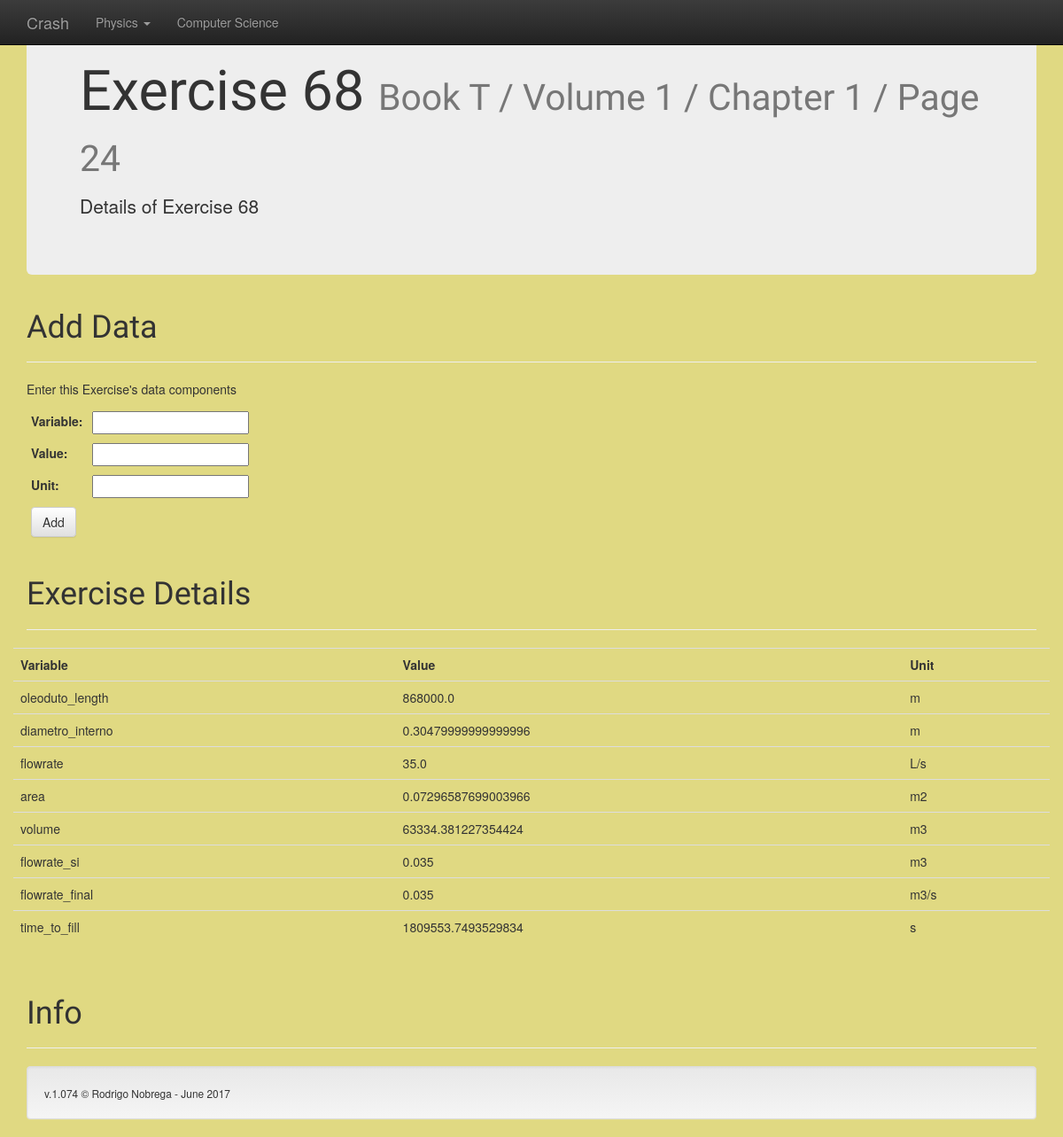
The page /Crash/exercise/2 on the database as committed earlier.
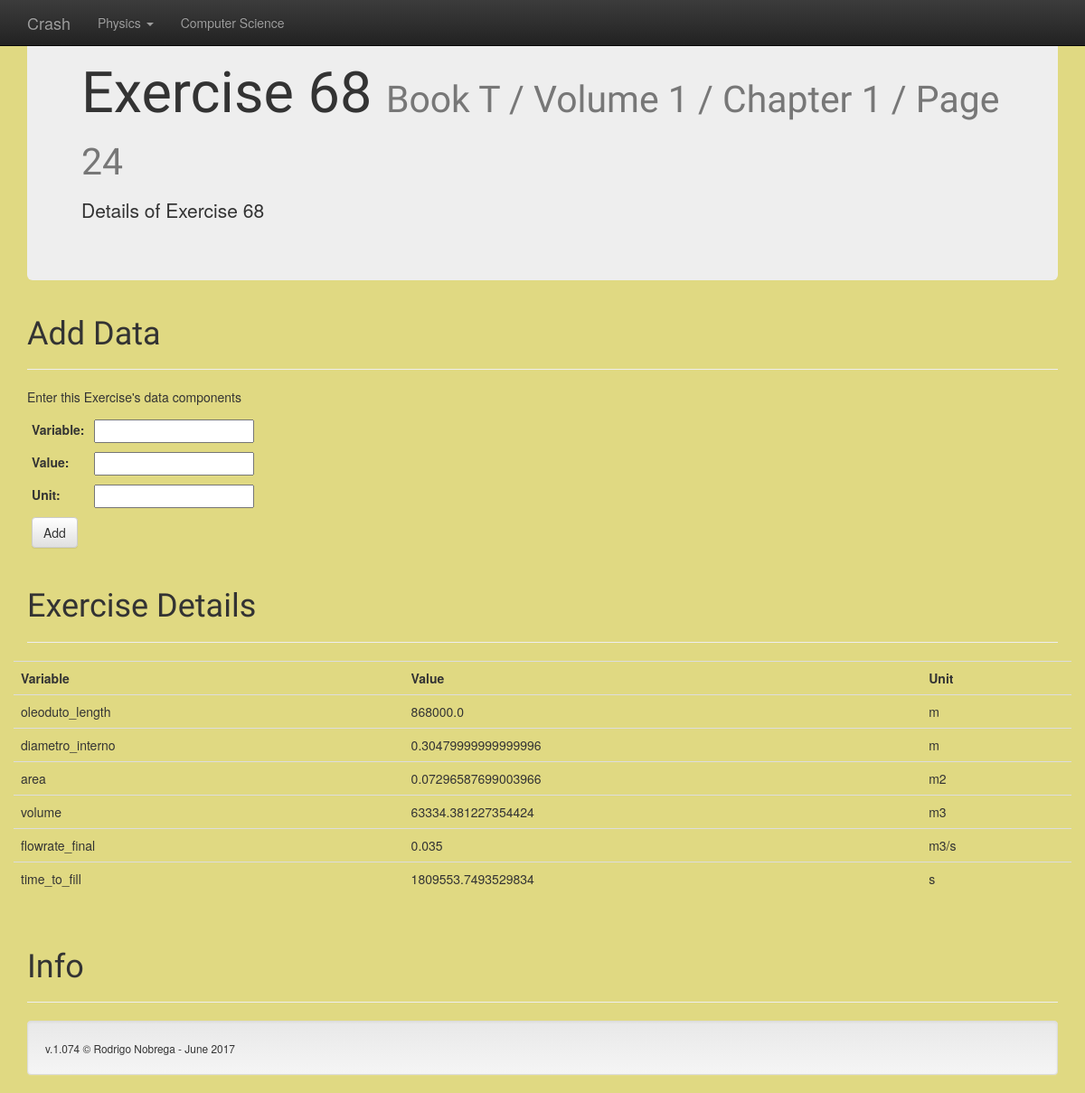
The same page on the database as committed later.
### Physics/models.py (models this page shows)
class HTData(models.Model):
    container = models.ForeignKey(HTExercise, db_index=True)
    variable = models.CharField(max_length=240, db_index=True)
    value = models.FloatField(db_index=True)
    unit = models.CharField(max_length=20)

### Physics/views.py (the view)
# urls.py: url(r'^exercise/(?P<id>\d+)$', views.exercise_num, name='exercise_num'),
def exercise_num(request, id):
    exercise = get_object_or_404(HTExercise, pk=id)
    datalist = HTData.objects.filter(container_id=id)
    if request.method == 'POST':
        dataform = ExerciseDataForm(request.POST)
        if dataform.is_valid():
            dataform.save(commit=True)
            return render(request, 'Physics/exercise_details.html', {'exercise': exercise, 'datalist': datalist, 'dataform': ExerciseDataForm(initial={'container': exercise})})
    else:
        dataform = ExerciseDataForm(initial={'container': exercise})
    return render(request, 'Physics/exercise_details.html', {'exercise': exercise, 'datalist': datalist, 'dataform': dataform})

### Physics/forms.py
class ExerciseDataForm(forms.ModelForm):
    class Meta:
        model = HTData
        fields = ('container', 'variable', 'value', 'unit')
        labels = {'container': 'Exercise', }
        widgets = {'container': forms.HiddenInput(attrs={'readonly':'readonly'})}

### Physics/templates/Physics/exercise_details.html (shortened to what this page needs)
{% extends 'base.html' %}
      {% block body%}
      <div class="jumbotron">
        <h1>Exercise {{ exercise.exercise }} <small>Book {{ exercise.book }} / Volume {{ exercise.volume }} / Chapter {{ exercise.chapter }} / Page {{ exercise.page }}</small></h1>
        <p>Details of Exercise {{ exercise.exercise }}</p>
      </div>
      <div class="page-header">
        <h1>Add Data</h1>
      </div>
      <div class="row">
      <div class="col-md-6">
      <p>Enter this Exercise's data components</p>
      <form  method="POST" class="form-inline">
        <table class="table-condensed">
          {{ dataform }}
          <tr>
            <td><button type="submit" class="btn btn-default">Add</button></td>
          </tr>
        </table>
      </form>
      </div>
      </div>
      <div class="page-header">
        <h1>Exercise Details</h1>
      </div>
      <div class="row">
        <table class="table table-hover">
        <tr>
          <td><strong>Variable</strong></td>
          <td><strong>Value</strong></td>
          <td><strong>Unit</strong></td>
        </tr>
        {% for data in datalist %}
        <tr>
          <td>{{ data.variable }}</td>
          <td>{{ data.value }}</td>
          <td>{{ data.unit }}</td>
        </tr>
        {% endfor %}
        </table>
      </div>
      {% endblock%}

Rows that differ between the two databases and show on the page:
removed HTData: variable "flowrate", value "35.0", unit "L/s"
removed HTData: variable "flowrate_si", value "0.035", unit "m3"
